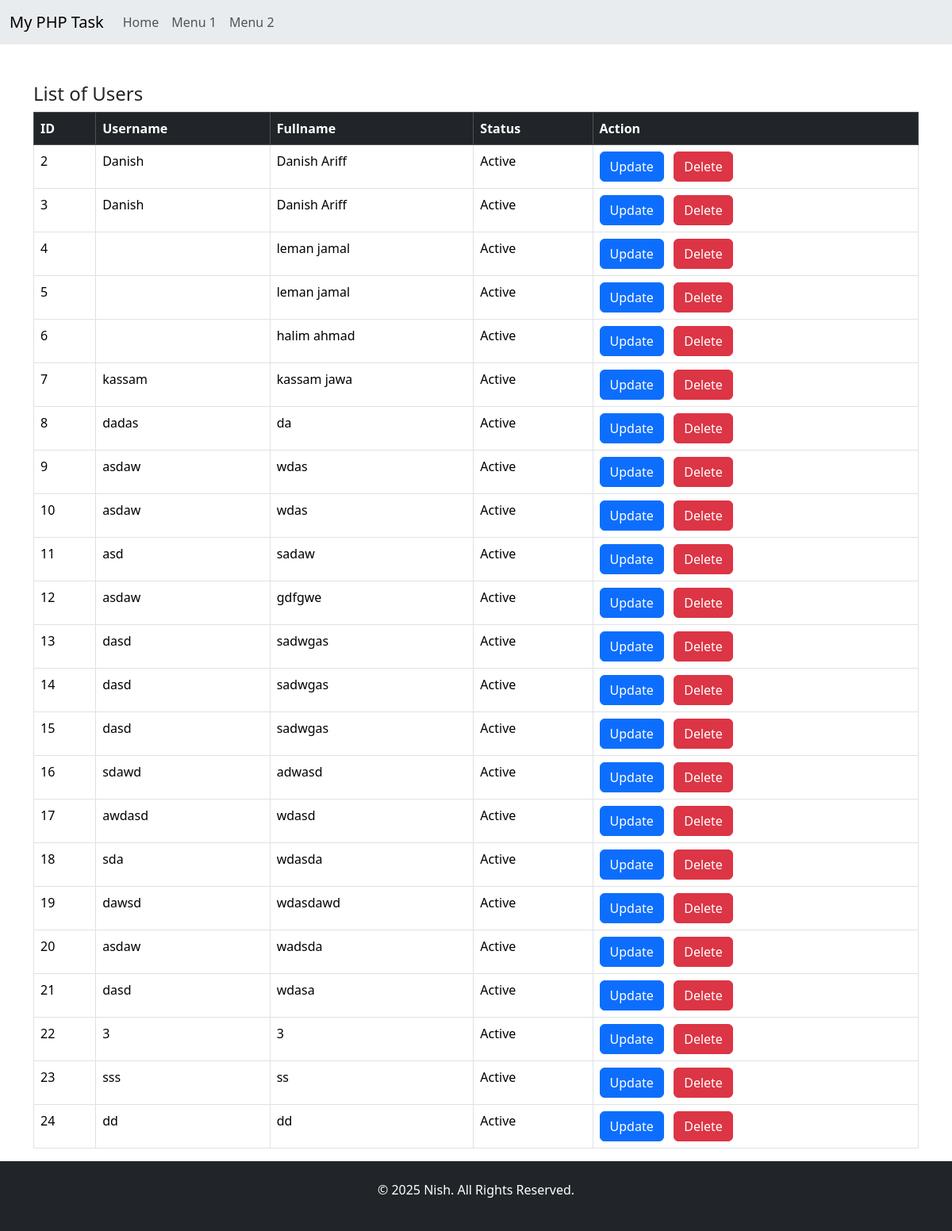
Page /list.php on the committed database.
### tables this page shows
CREATE TABLE `tbluser` (
  `id` int(5) NOT NULL,
  `username` varchar(50) NOT NULL,
  `password` varchar(225) NOT NULL,
  `fullname` varchar(225) NOT NULL,
  `dob` date NOT NULL,
  `isActive` tinyint(1) NOT NULL,
  `created_at` timestamp NOT NULL DEFAULT current_timestamp()
);

### list.php (the view)
<?php
include_once "db_connect.php";
include_once "header.php";
?>
<h4>List of Users</h4>
<table class ="table table-bordered">
<thead class="table-dark">
<th>ID</th>
<th>Username</th>
<th>Fullname</th>
<th>Status</th>
<th>Action</th>
</thead>
<tbody>
    <?php
    $sql = "SELECT * from tblUser";
    $result = mysqli_query($conn,$sql);
    while ($row = mysqli_fetch_assoc($result)) { ?>
    <tr>
        <td><?php echo $row['id'];?></td>
        <td><?php echo $row['username'];?></td>
        <td><?php echo $row['fullname'];?></td>
        <td><?php echo $row['isActive'] ? 'Active' : 'Inactive';?></td>
        <td>
            <a href="update.php" class="btn btn-primary"> Update </a> &nbsp;
            <a href="delete.php" class="btn btn-danger"> Delete </a></td>
    </tr>
    <?php }  ?>
</tbody>
</table>
<?php
include_once "footer.php";
?>

### header.php (shortened to what this page needs)
<!DOCTYPE html>
<html lang="en">
<head>
    <link href="https://cdn.jsdelivr.net/npm/bootstrap@5.3.7/dist/css/bootstrap.min.css" rel="stylesheet"
>
</head>
<body>
    <div class="content-wrapper">
        <nav class="navbar navbar-expand-lg bg-body-secondary">
            <div class="container-fluid">
                <a class="navbar-brand" href="#">My PHP Task</a>
                <div class="collapse navbar-collapse" id="navbarSupportedContent">
                    <ul class="navbar-nav me-auto mb-2 mb-lg-0 d-flex">
                        <li class="nav-item">
                            <a class="nav-link" aria-current="page" href="index.php">Home</a>
                        </li>
                        <li class="nav-item">
                            <a class="nav-link" href="looping.php">Menu 1</a>
                        </li>
                        <li class="nav-item">
                            <a class="nav-link" href="operator.php">Menu 2</a>
                        </li>
                    </ul>
                </div>
            </div>
        </nav>
        <div class="container mt-5">
            <div class="row mt-5">
                <div class="col-md-12">

### footer.php (shortened to what this page needs)
                </div>
            </div>
        </div>
    </div>
    <footer class="footer bg-dark text-white text-center py-4">
        <div class="container">
            <p>&copy; <?php echo date("Y"); ?> Nish. All Rights Reserved.</p>
        </div>
    </footer>
</body>
</html>

### header.php (style rules this page uses)
html, body { height: 100%; }
body { min-height: 100vh; display: flex; flex-direction: column; }
.content-wrapper { flex: 1 0 auto; }
.footer { flex-shrink: 0; }

### rows in the picture
tbluser: id "2", username "Danish", fullname "Danish Ariff", isActive "Active"
tbluser: id "3", username "Danish", fullname "Danish Ariff", isActive "Active"
tbluser: id "4", fullname "leman jamal", isActive "Active"
tbluser: id "5", fullname "leman jamal", isActive "Active"
tbluser: id "6", fullname "halim ahmad", isActive "Active"
tbluser: id "7", username "kassam", fullname "kassam jawa", isActive "Active"
tbluser: id "8", username "dadas", fullname "da", isActive "Active"
tbluser: id "9", username "asdaw", fullname "wdas", isActive "Active"
tbluser: id "10", username "asdaw", fullname "wdas", isActive "Active"
tbluser: id "11", username "asd", fullname "sadaw", isActive "Active"
tbluser: id "12", username "asdaw", fullname "gdfgwe", isActive "Active"
tbluser: id "13", username "dasd", fullname "sadwgas", isActive "Active"
tbluser: id "14", username "dasd", fullname "sadwgas", isActive "Active"
tbluser: id "15", username "dasd", fullname "sadwgas", isActive "Active"
tbluser: id "16", username "sdawd", fullname "adwasd", isActive "Active"
tbluser: id "17", username "awdasd", fullname "wdasd", isActive "Active"
tbluser: id "18", username "sda", fullname "wdasda", isActive "Active"
tbluser: id "19", username "dawsd", fullname "wdasdawd", isActive "Active"
tbluser: id "20", username "asdaw", fullname "wadsda", isActive "Active"
tbluser: id "21", username "dasd", fullname "wdasa", isActive "Active"
tbluser: id "22", username "3", fullname "3", isActive "Active"
tbluser: id "23", username "sss", fullname "ss", isActive "Active"
tbluser: id "24", username "dd", fullname "dd", isActive "Active"
